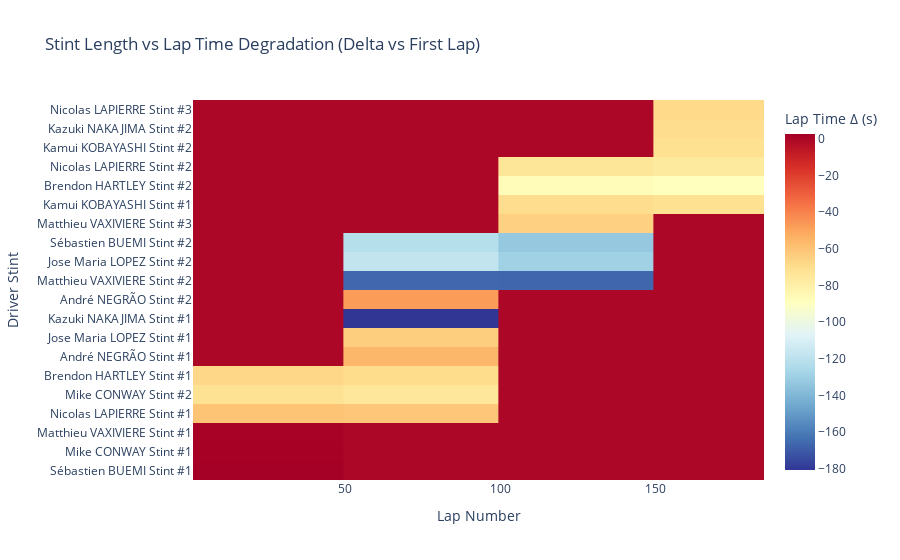

Write notebook code for a chart like this one.
### Markdown cell above
## Stint Length vs Degradation

### Code cell
Bahrain_6["stint_lap_index"] = Bahrain_6.groupby("driver_stint").cumcount()

first_lap_time = (Bahrain_6[Bahrain_6["stint_lap_index"] == 0].set_index("driver_stint")["lap_time_s"])

Bahrain_6["lap_time_delta"] = (Bahrain_6["lap_time_s"] - Bahrain_6["driver_stint"].map(first_lap_time))

fig = px.density_heatmap(Bahrain_6,
    x="lap_number",
    y="driver_stint",
    z="lap_time_delta",
    histfunc="avg",
    color_continuous_scale="RdYlBu_r",
    title="Stint Length vs Lap Time Degradation (Delta vs First Lap)",
     labels={                  
        "lap_number": "Lap Number",
        "lap_time_delta": "Lap Time Δ (s)",
        "driver_stint": "Driver Stint",
    }
)

fig.update_layout(
    xaxis_title="Lap Number",
    yaxis_title="Driver Stint",
    coloraxis_colorbar_title="Lap Time Δ (s)"
)

fig.update_xaxes(range=[1, 185])

fig.show()

### Figure 1 — Plotly figure (JSON) as saved in the notebook; plotly's stock layout.template omitted (floating-point values rounded to 4 significant figures; data arrays with more than 128 entries replaced by an {"elided": "..."} marker saying what was removed)
{"data": [{"coloraxis": "coloraxis", "histfunc": "avg", "hovertemplate": "Lap Number=%{x}<br>Driver Stint=%{y}<br>avg of Lap Time Δ (s)=%{z}<extra></extra>", "name": "", "type": "histogram2d", "x": {"elided": "554 int values"}, "xaxis": "x", "xbingroup": "x", "y": {"elided": "554 str values"}, "yaxis": "y", "ybingroup": "y", "z": {"elided": "554 float values"}}], "layout": {"coloraxis": {"colorbar": {"title": {"text": "Lap Time Δ (s)"}}, "colorscale": [[0, "rgb(49,54,149)"], [0.1, "rgb(69,117,180)"], [0.2, "rgb(116,173,209)"], [0.3, "rgb(171,217,233)"], [0.4, "rgb(224,243,248)"], [0.5, "rgb(255,255,191)"], [0.6, "rgb(254,224,144)"], [0.7, "rgb(253,174,97)"], [0.8, "rgb(244,109,67)"], [0.9, "rgb(215,48,39)"], [1, "rgb(165,0,38)"]]}, "legend": {"tracegroupgap": 0}, "title": {"text": "Stint Length vs Lap Time Degradation (Delta vs First Lap)"}, "xaxis": {"anchor": "y", "domain": [0, 1], "range": [1, 185], "title": {"text": "Lap Number"}}, "yaxis": {"anchor": "x", "domain": [0, 1], "title": {"text": "Driver Stint"}}}}
